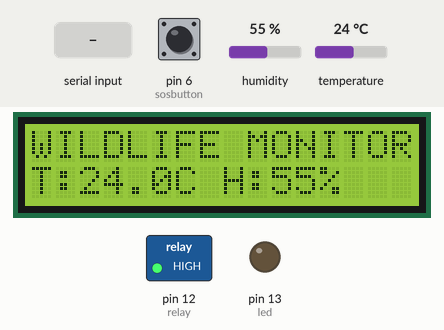
A sketch run on a simulated Arduino Uno, built with avr-gcc and run on an emulated ATmega328P. Parts: 16×2 character LCD, switched loads named in the sketch (green lamp = pin HIGH), output pins drawn as LEDs (lit = HIGH). The inputs (shaded band) are chosen by the test bench; at power-on: temperature 24 °C, humidity 55 %, pin 6 (sosbutton) HIGH. The modem accepts every AT command (registered, SIM ready, sends succeed) and sends nothing else; what the sketch prints to the serial monitor is not drawn.

Above: at 6.0 s.
6.1 s: temperature set to 6 °C
At 7.7 s:
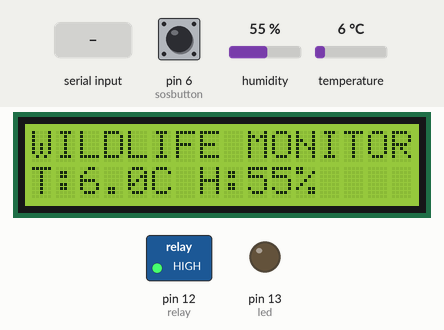
8.3 s: temperature set to 3 °C
At 13.3 s:
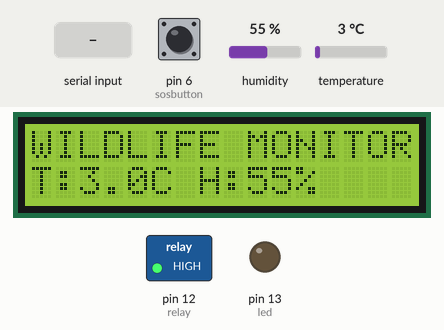
14.0 s: "ON\n" received over the second serial link
At 14.7 s:
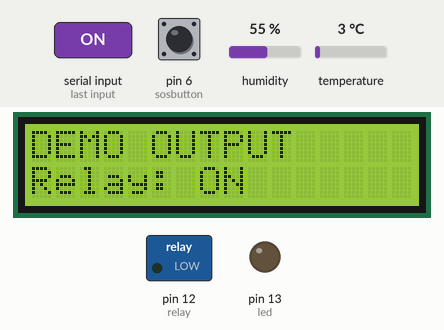
16.3 s: "OFF\n" received over the second serial link
At 16.7 s:
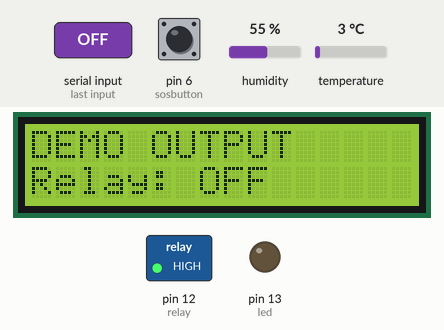
18.3 s: humidity set to 22 %
At 19.2 s:
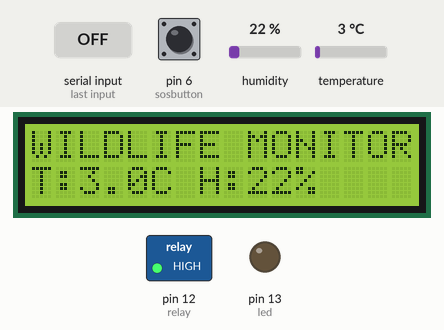
20.3 s: pin 6 (sosbutton) pulled LOW for 0.15 s
At 21.7 s:
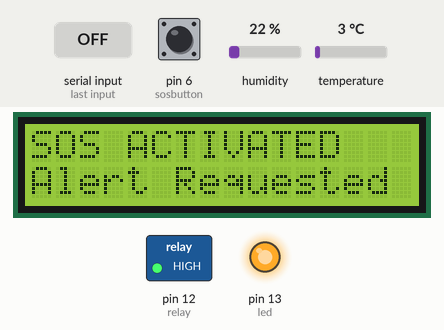
Timing chart, 0 to 23.4 s (numbered marks = the images above; inputs shaded):
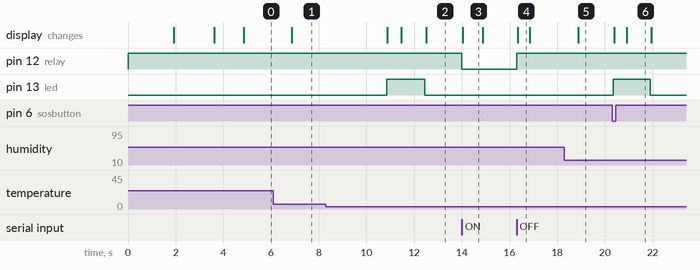

Measured:
- the behaviour switches between 5 and 4 °C on temperature (found by bisection; images 1 and 2)
- after the input at 6.1 s, the display: changes after 0.77 s (image 1)
- after the input at 8.3 s, pin 13 (led): LOW → HIGH after 2.5 s, → LOW 1.6 s later; the display: first changes after 2.6 s (image 2 shows a later state)
- after the input at 14.0 s, pin 12 (relay): HIGH → LOW at once; the display: changes at once (image 3)
- after the input at 16.3 s, pin 12 (relay): LOW → HIGH at once; the display: changes at once (image 4)
- after the input at 18.3 s, the display: changes after 0.57 s (image 5)
- after the input at 20.3 s, pin 13 (led): LOW → HIGH after 0.05 s, → LOW 1.6 s later; the display: first changes after 0.08 s (image 6 shows a later state)

The sketch:

Wildlife_Tracking_Safety_System.ino
```cpp
#include <Arduino.h>
#include <SoftwareSerial.h>
#include <LiquidCrystal_I2C.h>
#include <DHT.h>
#include <string.h>
#include <stdio.h>

// ========== HARDWARE SETUP ==========
LiquidCrystal_I2C lcd(0x27, 16, 2);
SoftwareSerial GSM(2, 3);  // Arduino RX = D2, TX = D3

#define DHTPIN 8
#define DHTTYPE DHT11

const byte led = 13;
const byte relay = 12;
const byte sosbutton = 6;

DHT dht(DHTPIN, DHTTYPE);

// ========== CONFIGURATION ==========
const char PHONE_NUMBER[] = "+91XXXXXXXXXX";  // Replace with your registered number before uploading to Arduino

// Original configured coordinates; no physical GPS module
const char LATITUDE[] = "18.651674";
const char LONGITUDE[] = "73.761536";

const float HIGH_TEMP_LIMIT = 50.0;
const float LOW_TEMP_LIMIT = 5.0;

const unsigned long SENSOR_INTERVAL = 2000;
const unsigned long DEBOUNCE_DELAY = 50;
const unsigned long SOS_COOLDOWN = 15000;

// ========== VARIABLES ==========
float temperature = -100.0;
float humidity = -100.0;

bool sensorValid = false;
bool relayOn = false;
bool automaticSOSActive = false;

int lastButtonReading = HIGH;
int stableButtonState = HIGH;

unsigned long lastDebounceTime = 0;
unsigned long lastSensorRead = 0;
unsigned long lastManualSOS = 0;
bool manualSOSPreviouslySent = false;

char incomingLine[100];
byte incomingIndex = 0;

// ========== FUNCTION DECLARATIONS ==========
void showMessage(const char *line1, const char *line2);
void updateTempHumidity();
void showMainDisplay();
void checkSOSButton();
void checkAutomaticSOS();
void processGSMCommands();
void handleCommand(char *command);
void triggerSOS(const char *alertType);
void sendSMS(const char *message);
void sendLocation();
void sendStatus();
void makeMapLink(char *buffer, size_t size);
void uppercaseText(char *text);

// ========== SETUP ==========
void setup()
{
  Serial.begin(9600);
  GSM.begin(9600);
  GSM.setTimeout(100);

  pinMode(led, OUTPUT);
  pinMode(relay, OUTPUT);
  pinMode(sosbutton, INPUT_PULLUP);

  digitalWrite(led, LOW);
  digitalWrite(relay, HIGH);  // Active-low relay OFF

  lcd.init();
  lcd.backlight();

  showMessage("WILDLIFE SAFETY", "SMART MONITOR");
  delay(1800);

  showMessage("Initializing...", "Please wait");

  dht.begin();

  GSM.listen();
  GSM.println(F("AT"));
  delay(500);

  GSM.println(F("AT+CMGF=1"));
  delay(500);

  GSM.println(F("AT+CNMI=2,2,0,0,0"));
  delay(500);

  Serial.println(F("Wildlife Safety System Ready"));
  Serial.println(F("Commands: STATUS, GETLOC, ON, OFF, HELP"));
  Serial.println(F("Automatic SOS: Above 50C / Below 5C"));
  Serial.println(F("Location uses configured demo coordinates"));

  updateTempHumidity();

  showMessage("SYSTEM READY", "Monitoring Active");
  delay(1200);

  lastSensorRead = millis();
  showMainDisplay();
}

// ========== MAIN LOOP ==========
void loop()
{
  if (millis() - lastSensorRead >= SENSOR_INTERVAL)
  {
    lastSensorRead = millis();

    updateTempHumidity();
    checkAutomaticSOS();
    showMainDisplay();
  }

  checkSOSButton();
  processGSMCommands();
}

// ========== LCD DISPLAY ==========
void showMessage(const char *line1, const char *line2)
{
  lcd.clear();

  lcd.setCursor(0, 0);
  lcd.print(line1);

  lcd.setCursor(0, 1);
  lcd.print(line2);
}

void showMainDisplay()
{
  lcd.setCursor(0, 0);
  lcd.print(F("WILDLIFE MONITOR"));

  lcd.setCursor(0, 1);

  if (!sensorValid)
  {
    lcd.print(F("DHT Sensor Error "));
    return;
  }

  lcd.print(F("T:"));
  lcd.print(temperature, 1);
  lcd.print(F("C H:"));
  lcd.print(humidity, 0);
  lcd.print(F("%   "));
}

// ========== DHT11 SENSOR ==========
void updateTempHumidity()
{
  float h = dht.readHumidity();
  float t = dht.readTemperature();

  if (!isnan(h) && !isnan(t))
  {
    humidity = h;
    temperature = t;
    sensorValid = true;

    Serial.print(F("Temperature: "));
    Serial.print(temperature, 1);
    Serial.print(F(" C | Humidity: "));
    Serial.print(humidity, 0);
    Serial.println(F(" %"));
  }
  else
  {
    sensorValid = false;
    Serial.println(F("DHT11 read failed; check wiring"));
  }
}

// ========== SHARED SOS FUNCTION ==========
void triggerSOS(const char *alertType)
{
  digitalWrite(led, HIGH);

  showMessage("!! SOS ALERT !!", "ANIMAL IN DANGER");

  char mapLink[75];
  char message[160];

  makeMapLink(mapLink, sizeof(mapLink));

  snprintf(message, sizeof(message),
           "WILDLIFE SOS! ANIMAL IN DANGER. %s. Map: %s",
           alertType, mapLink);

  Serial.println(F("SOS ALERT ACTIVATED"));
  Serial.println(message);

  sendSMS(message);

  showMessage("SOS ACTIVATED", "Alert Requested");
  delay(1000);

  digitalWrite(led, LOW);
  showMainDisplay();
}

// ========== MANUAL SOS BUTTON ==========
void checkSOSButton()
{
  int reading = digitalRead(sosbutton);

  if (reading != lastButtonReading)
  {
    lastDebounceTime = millis();
    lastButtonReading = reading;
  }

  if (millis() - lastDebounceTime >= DEBOUNCE_DELAY)
  {
    if (reading != stableButtonState)
    {
      stableButtonState = reading;

      // Trigger once when the button is pressed
      if (stableButtonState == LOW)
      {
        if (!manualSOSPreviouslySent ||
            millis() - lastManualSOS >= SOS_COOLDOWN)
        {
          manualSOSPreviouslySent = true;
          lastManualSOS = millis();

          Serial.println(F("Manual SOS button pressed"));
          triggerSOS("MANUAL SOS");
        }
        else
        {
          Serial.println(F("Manual SOS cooldown active"));
          showMessage("SOS COOLDOWN", "Please wait");
          delay(700);
          showMainDisplay();
        }
      }
    }
  }
}

// ========== AUTOMATIC TEMPERATURE SOS ==========
void checkAutomaticSOS()
{
  if (!sensorValid)
    return;

  // One automatic SOS per extreme-temperature event
  if (temperature > HIGH_TEMP_LIMIT)
  {
    if (!automaticSOSActive)
    {
      automaticSOSActive = true;
      Serial.println(F("HIGH TEMPERATURE - AUTO SOS"));
      triggerSOS("HIGH TEMP ABOVE 50C");
    }
  }
  else if (temperature < LOW_TEMP_LIMIT)
  {
    if (!automaticSOSActive)
    {
      automaticSOSActive = true;
      Serial.println(F("LOW TEMPERATURE - AUTO SOS"));
      triggerSOS("LOW TEMP BELOW 5C");
    }
  }
  else
  {
    // Rearm after temperature returns to 5-50C
    automaticSOSActive = false;
  }
}

// ========== GSM INCOMING SMS ==========
void processGSMCommands()
{
  GSM.listen();

  while (GSM.available() > 0)
  {
    char c = GSM.read();

    if (c == '\r' || c == '\n')
    {
      if (incomingIndex > 0)
      {
        incomingLine[incomingIndex] = '\0';

        // Ignore modem headers such as +CMT:
        if (incomingLine[0] != '+')
        {
          uppercaseText(incomingLine);
          handleCommand(incomingLine);
        }

        incomingIndex = 0;
      }
    }
    else if (incomingIndex < sizeof(incomingLine) - 1)
    {
      incomingLine[incomingIndex++] = c;
    }
    else
    {
      incomingIndex = 0;
    }
  }
}

void uppercaseText(char *text)
{
  while (*text)
  {
    if (*text >= 'a' && *text <= 'z')
      *text = *text - 'a' + 'A';

    text++;
  }
}

// ========== SMS COMMANDS ==========
void handleCommand(char *command)
{
  Serial.print(F("Received command: "));
  Serial.println(command);

  if (strcmp(command, "GETLOC") == 0)
  {
    sendLocation();
  }
  else if (strcmp(command, "STATUS") == 0)
  {
    sendStatus();
  }
  else if (strcmp(command, "HELP") == 0)
  {
    sendSMS(
      "Commands: STATUS, GETLOC, ON, OFF, HELP. "
      "SOS: button or temperature above 50C/below 5C."
    );
  }
  else if (strcmp(command, "ON") == 0)
  {
    digitalWrite(relay, LOW);
    relayOn = true;

    showMessage("DEMO OUTPUT", "Relay: ON");
    sendSMS("Wildlife Monitor: Relay ON");
  }
  else if (strcmp(command, "OFF") == 0)
  {
    digitalWrite(relay, HIGH);
    relayOn = false;

    showMessage("DEMO OUTPUT", "Relay: OFF");
    sendSMS("Wildlife Monitor: Relay OFF");
  }
}

// ========== GOOGLE MAPS LOCATION ==========
void makeMapLink(char *buffer, size_t size)
{
  snprintf(buffer, size,
           "https://maps.google.com/?q=%s,%s",
           LATITUDE, LONGITUDE);
}

void sendLocation()
{
  char mapLink[75];
  char message[140];

  makeMapLink(mapLink, sizeof(mapLink));

  snprintf(message, sizeof(message),
           "Animal location: %s. Configured demo coordinates, not live GPS.",
           mapLink);

  sendSMS(message);
}

// ========== STATUS SMS ==========
void sendStatus()
{
  char message[120];
  char tempText[12];
  char humText[12];

  if (sensorValid)
  {
    dtostrf(temperature, 4, 1, tempText);
    dtostrf(humidity, 3, 0, humText);

    snprintf(message, sizeof(message),
             "WILDLIFE STATUS: Temp %sC, Humidity %s%%. Relay: %s.",
             tempText, humText, relayOn ? "ON" : "OFF");
  }
  else
  {
    snprintf(message, sizeof(message),
             "WILDLIFE STATUS: DHT sensor error. Relay: %s.",
             relayOn ? "ON" : "OFF");
  }

  sendSMS(message);
}

// ========== SEND SMS ==========
void sendSMS(const char *message)
{
  GSM.listen();

  // Set SMS text mode
  GSM.println(F("AT+CMGF=1"));
  delay(300);

  // Request recipient
  GSM.print(F("AT+CMGS=\""));
  GSM.print(PHONE_NUMBER);
  GSM.println(F("\""));

  // Wait for the SMS prompt
  unsigned long startTime = millis();
  bool promptReceived = false;

  while (millis() - startTime < 5000)
  {
    while (GSM.available())
    {
      char c = GSM.read();

      if (c == '>')
      {
        promptReceived = true;
        break;
      }
    }

    if (promptReceived)
      break;
  }

  if (!promptReceived)
  {
    Serial.println(F("SMS failed: no modem prompt"));
    return;
  }

  // Send SMS text and Ctrl+Z
  GSM.print(message);
  GSM.write(26);

  // Wait for modem acknowledgement
  startTime = millis();
  char response[40];
  byte index = 0;
  bool accepted = false;

  while (millis() - startTime < 15000)
  {
    while (GSM.available())
    {
      char c = GSM.read();

      if (c == '\r' || c == '\n')
      {
        response[index] = '\0';

        if (strstr(response, "+CMGS:") != NULL)
        {
          accepted = true;
          break;
        }

        index = 0;
      }
      else if (index < sizeof(response) - 1)
      {
        response[index++] = c;
      }
    }

    if (accepted)
      break;
  }

  if (accepted)
    Serial.println(F("Modem accepted SMS"));
  else
    Serial.println(F("SMS unconfirmed; check GSM network"));
}
```
